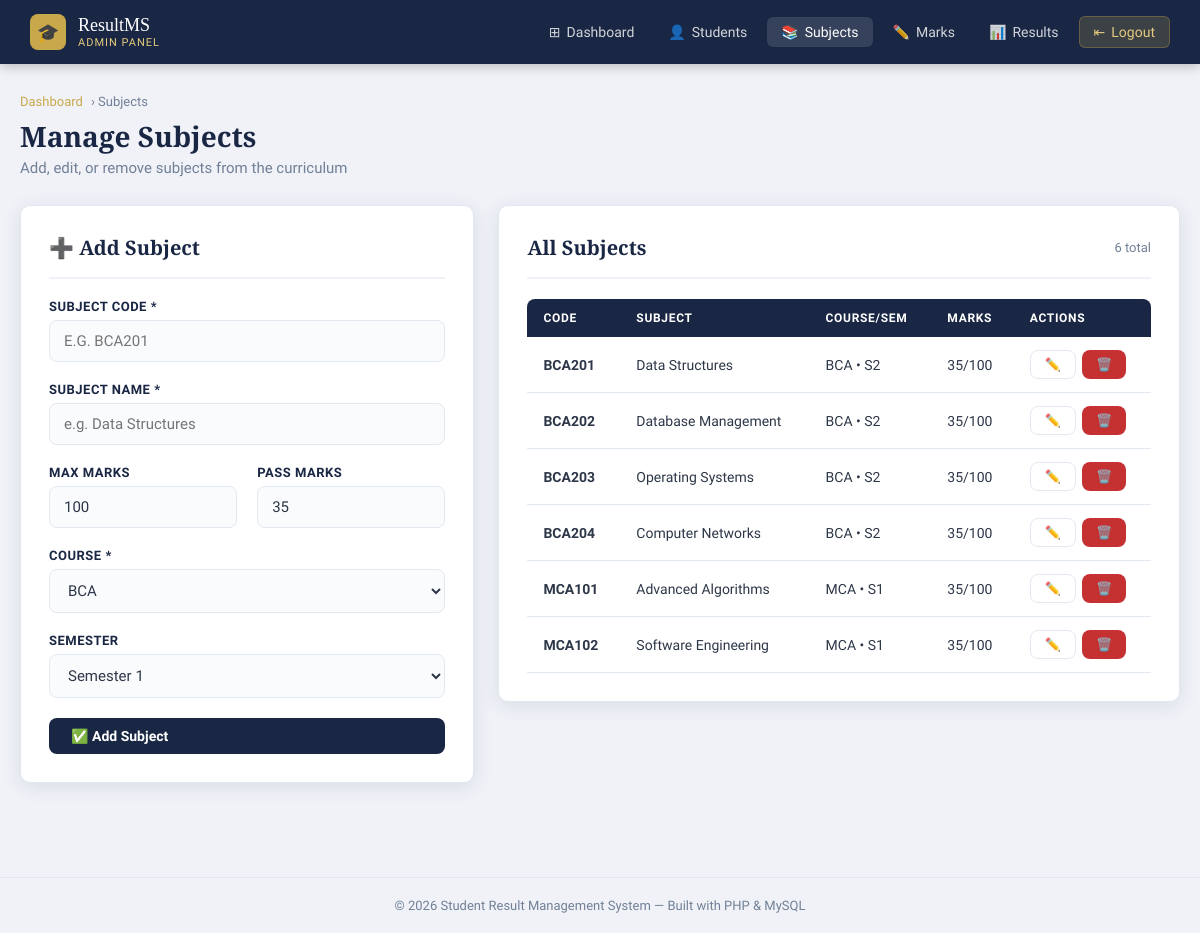
The app's page /subjects.php (signed in) with its own data.
### tables this page shows
CREATE TABLE IF NOT EXISTS subjects (
    id INT AUTO_INCREMENT PRIMARY KEY,
    subject_code VARCHAR(20) NOT NULL UNIQUE,
    subject_name VARCHAR(100) NOT NULL,
    max_marks INT NOT NULL DEFAULT 100,
    pass_marks INT NOT NULL DEFAULT 35,
    semester INT NOT NULL,
    course VARCHAR(100) NOT NULL,
    created_at TIMESTAMP DEFAULT CURRENT_TIMESTAMP
);

### subjects.php (the view, shortened to what this page needs)
<?php
require_once '../config.php';
$editing = null;
$subjects = mysqli_query($conn, "SELECT * FROM subjects ORDER BY course, semester, subject_code");
include '../includes/header.php';
include '../includes/admin_nav.php';
?>
<div class="page-wrapper">
    <div class="page-header">
        <div class="breadcrumb"><a href="dashboard.php">Dashboard</a> › Subjects</div>
        <h1>Manage Subjects</h1>
        <p>Add, edit, or remove subjects from the curriculum</p>
    </div>
    <div style="display:grid;grid-template-columns:1fr 1.5fr;gap:24px;align-items:start;">
        <div class="card">
            <div class="card-header">
                <h2><?php echo $editing ? '✏️ Edit Subject' : '➕ Add Subject'; ?></h2>
            </div>
            <form method="POST" action="">
                <div class="form-group">
                    <label>Subject Code *</label>
                    <input type="text" class="form-control" name="subject_code"
                           value="<?php echo $editing ? htmlspecialchars($editing['subject_code']) : ''; ?>"
                           placeholder="e.g. BCA201" style="text-transform:uppercase;" required>
                </div>
                <div class="form-group">
                    <label>Subject Name *</label>
                    <input type="text" class="form-control" name="subject_name"
                           value="<?php echo $editing ? htmlspecialchars($editing['subject_name']) : ''; ?>"
                           placeholder="e.g. Data Structures" required>
                </div>
                <div class="form-grid">
                    <div class="form-group">
                        <label>Max Marks</label>
                        <input type="number" class="form-control" name="max_marks"
                               value="<?php echo $editing ? $editing['max_marks'] : 100; ?>"
                               min="1" max="200" required>
                    </div>
                    <div class="form-group">
                        <label>Pass Marks</label>
                        <input type="number" class="form-control" name="pass_marks"
                               value="<?php echo $editing ? $editing['pass_marks'] : 35; ?>"
                               min="1" max="200" required>
                    </div>
                </div>
                <div class="form-group">
                    <label>Course *</label>
                    <select class="form-control" name="course" required>
                        <?php
                        $courses = ['BCA','MCA','BSc CS','BBA','BCom','BA'];
                        foreach ($courses as $c) {
                            $sel = ($editing && $editing['course'] === $c) ? 'selected' : '';
                            echo "<option value='$c' $sel>$c</option>";
                        }
                        ?>
                    </select>
                </div>
                <div class="form-group">
                    <label>Semester</label>
                    <select class="form-control" name="semester" required>
                        <?php for ($s = 1; $s <= 8; $s++): ?>
                            <option value="<?php echo $s; ?>"
                                <?php echo ($editing && $editing['semester'] == $s) ? 'selected' : ''; ?>>
                                Semester <?php echo $s; ?>
                            </option>
                        <?php endfor; ?>
                    </select>
                </div>
                <button type="submit" class="btn btn-primary" style="width:100%;">
                    <?php echo $editing ? '💾 Update Subject' : '✅ Add Subject'; ?>
                </button>
            </form>
        </div>
        <div class="card">
            <div class="card-header">
                <h2>All Subjects</h2>
                <span style="font-size:13px;color:#718096;">
                    <?php echo mysqli_num_rows(mysqli_query($conn,"SELECT id FROM subjects")); ?> total
                </span>
            </div>
            <div class="table-wrapper">
                <table>
                    <thead>
                        <tr>
                            <th>Code</th>
                            <th>Subject</th>
                            <th>Course/Sem</th>
                            <th>Marks</th>
                            <th>Actions</th>
                        </tr>
                    </thead>
                    <tbody>
                        <?php
                        while ($row = mysqli_fetch_assoc($subjects)):
                        ?>
                        <tr>
                            <td><strong><?php echo htmlspecialchars($row['subject_code']); ?></strong></td>
                            <td><?php echo htmlspecialchars($row['subject_name']); ?></td>
                            <td><?php echo $row['course']; ?> &bull; S<?php echo $row['semester']; ?></td>
                            <td>
                                <?php echo $row['pass_marks']; ?>/<?php echo $row['max_marks']; ?>
                            </td>
                            <td>
                                <div class="action-btns">
                                    <a href="subjects.php?edit=<?php echo $row['id']; ?>"
                                       class="btn btn-outline btn-sm">✏️</a>
                                    <a href="subjects.php?delete=<?php echo $row['id']; ?>"
                                       class="btn btn-danger btn-sm"
                                       onclick="return confirm('Delete this subject?')">🗑️</a>
                                </div>
                            </td>
                        </tr>
                        <?php endwhile; ?>
                    </tbody>
                </table>
            </div>
        </div>
    </div>
</div>
<?php include '../includes/footer.php'; ?>

### header.php (style rules this page uses)
* { margin: 0; padding: 0; box-sizing: border-box; }
:root { --navy: #1a2744; --navy-lt: #243460; --gold: #c9a84c; --gold-lt: #e4c97e; --white: #ffffff; --bg: #f0f2f8; --card: #ffffff; --text: #2d3748; --muted: #718096; --border: #e2e8f0; --success: #276749; --danger: #c53030; --warning: #d97706; --info: #2b6cb0; --radius: 10px; --shadow: 0 4px 20px rgba(26,39,68,0.10); }
body { font-family: 'Source Sans 3', sans-serif; background: var(--bg); color: var(--text); min-height: 100vh; }
.page-wrapper { max-width: 1200px; margin: 0 auto; padding: 30px 20px; }
.page-header { margin-bottom: 28px; }
.page-header h1 { font-family: 'Playfair Display', serif; font-size: 28px; color: var(--navy); margin-bottom: 4px; }
.page-header p { color: var(--muted); font-size: 15px; }
.page-header .breadcrumb { display: flex; align-items: center; gap: 8px; font-size: 13px; color: var(--muted); margin-bottom: 8px; }
.page-header .breadcrumb a { color: var(--gold); text-decoration: none; }
.card { background: var(--card); border-radius: var(--radius); box-shadow: var(--shadow); padding: 28px; margin-bottom: 24px; border: 1px solid var(--border); }
.card-header { display: flex; align-items: center; justify-content: space-between; margin-bottom: 20px; padding-bottom: 16px; border-bottom: 2px solid var(--bg); }
.card-header h2 { font-family: 'Playfair Display', serif; font-size: 20px; color: var(--navy); }
.form-group { margin-bottom: 20px; }
.form-group label { display: block; font-weight: 600; font-size: 13px; color: var(--navy); margin-bottom: 6px; text-transform: uppercase; letter-spacing: 0.5px; }
.form-control { width: 100%; padding: 11px 14px; border: 1.5px solid var(--border); border-radius: 8px; font-family: 'Source Sans 3', sans-serif; font-size: 15px; color: var(--text); background: #fafbfd; transition: border-color 0.2s, box-shadow 0.2s; }
.form-grid { display: grid; grid-template-columns: 1fr 1fr; gap: 20px; }
.btn { padding: 10px 22px; border: none; border-radius: 8px; font-family: 'Source Sans 3', sans-serif; font-size: 14px; font-weight: 600; cursor: pointer; text-decoration: none; display: inline-flex; align-items: center; gap: 7px; transition: all 0.2s; }
.btn-primary { background: var(--navy); color: var(--white); }
.btn-danger { background: var(--danger); color: var(--white); }
.btn-outline { background: transparent; border: 1.5px solid var(--border); color: var(--text); }
.btn-sm { padding: 6px 14px; font-size: 13px; }
.table-wrapper { overflow-x: auto; }
table { width: 100%; border-collapse: collapse; }
thead th { background: var(--navy); color: var(--white); padding: 12px 16px; text-align: left; font-size: 12px; font-weight: 600; text-transform: uppercase; letter-spacing: 0.7px; }
thead th:first-child { border-radius: 8px 0 0 0; }
thead th:last-child { border-radius: 0 8px 0 0; }
tbody tr { border-bottom: 1px solid var(--border); transition: background 0.15s; }
tbody td { padding: 13px 16px; font-size: 14px; color: var(--text); }
.action-btns { display: flex; gap: 6px; flex-wrap: wrap; }

### records on screen
subjects: subject_code "BCA201", subject_name "Data Structures", course "BCA", semester "2", pass_marks "35", max_marks "100"
subjects: subject_code "BCA202", subject_name "Database Management", course "BCA", semester "2", pass_marks "35", max_marks "100"
subjects: subject_code "BCA203", subject_name "Operating Systems", course "BCA", semester "2", pass_marks "35", max_marks "100"
subjects: subject_code "BCA204", subject_name "Computer Networks", course "BCA", semester "2", pass_marks "35", max_marks "100"
subjects: subject_code "MCA101", subject_name "Advanced Algorithms", course "MCA", semester "1", pass_marks "35", max_marks "100"
subjects: subject_code "MCA102", subject_name "Software Engineering", course "MCA", semester "1", pass_marks "35", max_marks "100"

### other values on screen
mysqli_num_rows(mysqli_query($conn,"SELECT id FROM subjects")) "6"
SITE_NAME "Student Result Management System"
form field course "BCA"
